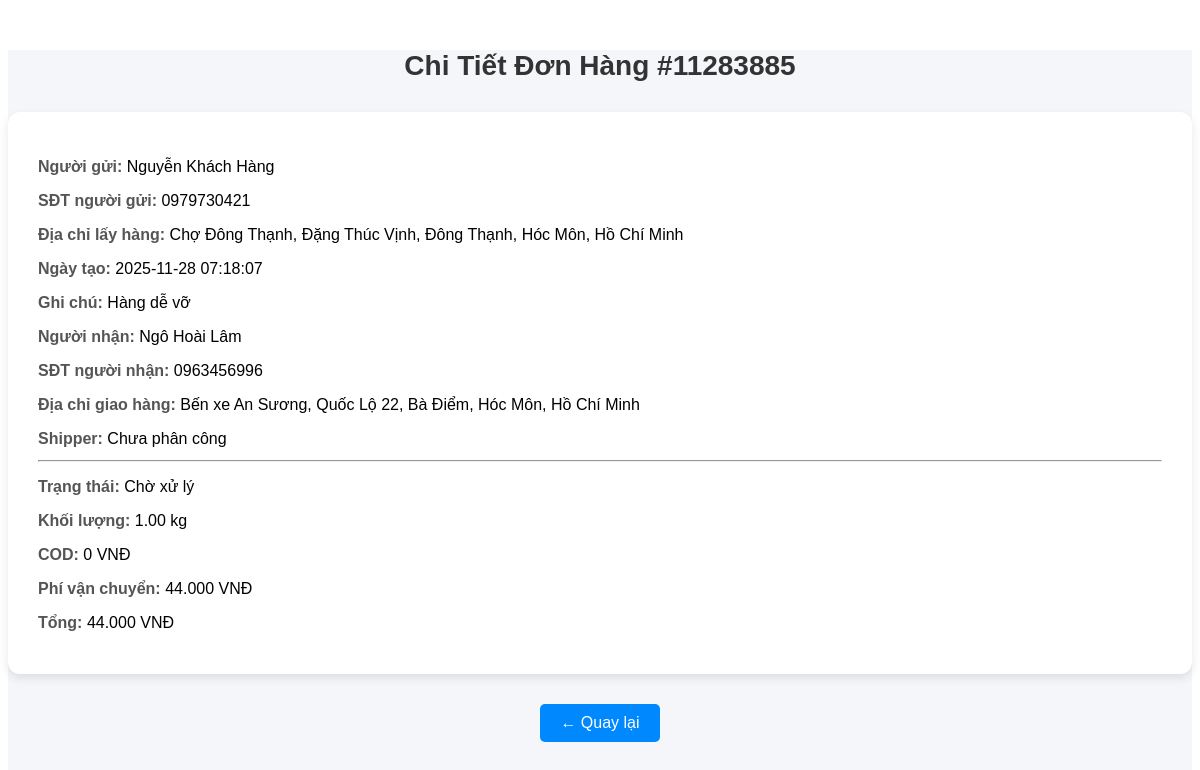
The page /views/order_detail/index.php?id=11283885 on the database its author committed.
### tables this page shows
CREATE TABLE `orders` (
  `ID` int(11) NOT NULL,
  `CustomerID` int(11) NOT NULL,
  `ShipperID` int(11) DEFAULT NULL,
  `Pick_up_address` varchar(255) NOT NULL,
  `Pick_up_lat` decimal(10,7) DEFAULT NULL,
  `Pick_up_lng` decimal(10,7) DEFAULT NULL,
  `Delivery_address` varchar(255) NOT NULL,
  `Delivery_lat` decimal(10,7) DEFAULT NULL,
  `Delivery_lng` decimal(10,7) DEFAULT NULL,
  `Recipient` varchar(100) DEFAULT NULL,
  `status` enum('pending','accepted','picked_up','in_transit','delivered','delivery_failed','cancelled') NOT NULL DEFAULT 'pending',
  `COD_amount` decimal(10,2) DEFAULT 0.00,
  `CODFee` decimal(10,2) DEFAULT 0.00,
  `Weight` decimal(10,2) DEFAULT NULL,
  `ShippingFee` decimal(10,2) DEFAULT 0.00,
  `Created_at` timestamp NOT NULL DEFAULT current_timestamp(),
  `Accepted_at` timestamp NULL DEFAULT NULL,
  `Note` varchar(255) DEFAULT NULL,
  `RecipientPhone` varchar(20) DEFAULT NULL,
  `hidden` int(11) NOT NULL DEFAULT 1,
  `is_rated` tinyint(1) NOT NULL DEFAULT 0,
  `fee_payer` enum('sender','receiver') NOT NULL DEFAULT 'sender',
  `PickUp_Photo_Path` varchar(255) DEFAULT NULL,
  `Delivery_Photo_Path` varchar(255) DEFAULT NULL,
  `distance` double NOT NULL DEFAULT 0
);

CREATE TABLE `users` (
  `ID` int(11) NOT NULL,
  `Username` varchar(255) NOT NULL,
  `Email` varchar(255) NOT NULL,
  `Password` varchar(255) NOT NULL,
  `PhoneNumber` varchar(255) NOT NULL,
  `Avatar` varchar(255) DEFAULT NULL,
  `Role` int(11) DEFAULT NULL,
  `account_status` enum('active','locked','pending') NOT NULL DEFAULT 'active',
  `rating` decimal(3,2) DEFAULT NULL CHECK (`rating` between 0.00 and 5.00),
  `Note` varchar(255) NOT NULL,
  `hidden` int(11) NOT NULL DEFAULT 1,
  `rating_count` int(11) NOT NULL DEFAULT 0,
  `rating_sum` int(11) NOT NULL DEFAULT 0,
  `created_at` timestamp NULL DEFAULT current_timestamp()
);

### models/mOrder.php (called while the page is built, shortened)
<?php
include_once("config/database.php");
class modelOrder{
    public function getOrderById($id) {
        $db = new clsKetNoi();
        $conn = $db->moKetNoi();
        $stmt = $conn->prepare("
            SELECT o.*,
                   u.Username AS FullName,
                   u.PhoneNumber,
                   u.Email AS CustomerEmail,
                   s.Username AS ShipperName
            FROM orders o
            JOIN users u ON o.CustomerID = u.ID
            LEFT JOIN users s ON o.ShipperID = s.ID
            WHERE o.ID = ?
        ");
        $stmt->bind_param("i", $id);
        $stmt->execute();
        $result = $stmt->get_result();
        $order = null;
        if ($result && $result->num_rows > 0) {
            $order = $result->fetch_assoc();
        }
        return $order;
    }
}
?>

### controllers/cOrder.php (called while the page is built, shortened)
<?php
include_once("models/mOrder.php");
class controlOrder {
    public function getOrderById($id) {
        $p = new modelOrder();
        return $p->getOrderById($id);
    }
}

### config/database.php (called while the page is built, shortened)
<?php
    class clsKetNoi {
        public function __construct() {
            $hostName = $_SERVER['HTTP_HOST'];
        }
    }

### views/order_detail/index.php (the view, shortened to what this page needs)
<?php
include_once('controllers/cOrder.php');
$p = new controlOrder();
function getStatusBadge($status) {
    $badgeClass = 'badge-secondary';
    $statusText = ucfirst($status);
    switch ($status) {
        case 'pending':
            $badgeClass = 'badge-warning'; $statusText = 'Chờ xử lý'; break;
    }
    return "<span class='badge {$badgeClass}'>{$statusText}</span>";
}
$orderDetail = null;
if (isset($_GET['id']) && is_numeric($_GET['id'])) {
    $id = $_GET['id'];
    $orderDetail = $p->getOrderById($id);
} else {
    echo "ID không hợp lệ!";
}
?>
<div id="order-detail-wrapper">
    <div class="container">
        <h3 class="title">Chi Tiết Đơn Hàng #<?= htmlspecialchars($_GET['id']) ?></h3>
        <?php if (!empty($orderDetail)): ?>
            <div class="box">
                <div class="row">
                    <div class="col-md-6">
                        <p><span class="label">Người gửi:</span> <?= htmlspecialchars($orderDetail['FullName']) ?></p>
                        <p><span class="label">SĐT người gửi:</span> <?= htmlspecialchars($orderDetail['PhoneNumber'] ?? 'N/A') ?></p>
                        <p><span class="label">Địa chỉ lấy hàng:</span> <?= htmlspecialchars($orderDetail['Pick_up_address']) ?></p>
                        <p><span class="label">Ngày tạo:</span> <?= htmlspecialchars($orderDetail['Created_at']) ?></p>
                        <p><span class="label">Ghi chú:</span> <?= htmlspecialchars($orderDetail['Note'] ?? 'Không có ghi chú') ?></p>
                    </div>
                    <div class="col-md-6">
                        <p><span class="label">Người nhận:</span> <?= htmlspecialchars($orderDetail['Recipient']) ?></p>
                        <p><span class="label">SĐT người nhận:</span> <?= htmlspecialchars($orderDetail['RecipientPhone']) ?></p>
                        <p><span class="label">Địa chỉ giao hàng:</span> <?= htmlspecialchars($orderDetail['Delivery_address']) ?></p>
                        <p><span class="label">Shipper:</span> <?= htmlspecialchars($orderDetail['ShipperName'] ?? 'Chưa phân công') ?></p>
                    </div>
                </div>
                <hr>
                <div class="row mt-3">
                    <div class="col-md-4">
                        <p><span class="label">Trạng thái:</span>
                            <?php echo getStatusBadge($orderDetail['status'] ?? 'N/A');?>
                        </p>
                    </div>
                    <div class="col-md-4">
                        <p><span class="label">Khối lượng:</span> <?= htmlspecialchars($orderDetail['Weight']) ?> kg</p>
                    </div>
                    <div class="col-md-4">
                        <p><span class="label">COD:</span> <?= number_format($orderDetail['COD_amount'], 0, ',', '.') ?> VNĐ</p>
                        <p><span class="label">Phí vận chuyển:</span> <?= number_format($orderDetail['ShippingFee'], 0, ',', '.') ?> VNĐ</p>
                        <p><span class="label">Tổng:</span> <?= number_format($orderDetail['ShippingFee'] + $orderDetail['COD_amount'], 0, ',', '.') ?> VNĐ</p>
                    </div>
                </div>
            </div>
        </div> <?php if (isset($_SESSION['role']) && $_SESSION['role'] == 6): ?>
        <div class="button-group">
            </div>
    <?php endif; ?>
        <?php else: ?>
            <div class="alert alert-danger">
                Không tìm thấy thông tin đơn hàng!
            </div>
        <?php endif; ?>
        <a href="javascript:history.back()" class="back-btn">← Quay lại</a>
    </div>

### views/order_detail/index.php (style rules this page uses)
#order-detail-wrapper { font-family: 'Arial', sans-serif; background-color: #f4f6f9; margin-top: 50px; padding-bottom: 30px; }
#order-detail-wrapper .title { font-size: 28px; font-weight: bold; margin-bottom: 30px; color: #333; text-align: center; }
#order-detail-wrapper .box { padding: 30px; border-radius: 12px; background-color: #ffffff; box-shadow: 0 4px 10px rgba(0, 0, 0, 0.1); margin-bottom: 30px; }
#order-detail-wrapper .label { font-weight: bold; color: #555; }
#order-detail-wrapper .row p { font-size: 16px; margin-bottom: 12px; }
#order-detail-wrapper .back-btn { display: block; padding: 10px 20px; background-color: rgb(0, 136, 255); color: white; border-radius: 5px; text-decoration: none; transition: background-color 0.3s ease; width: fit-content; margin: 20px auto 0; }

### rows shown on the page
orders: CustomerID.Username "Nguyễn Khách Hàng", CustomerID.PhoneNumber "0979730421", Pick_up_address "Chợ Đông Thạnh, Đặng Thúc Vịnh, Đông Thạnh, Hóc Môn, Hồ Chí Minh", Created_at "2025-11-28 07:18:07", Note "Hàng dễ vỡ", Recipient "Ngô Hoài Lâm", RecipientPhone "0963456996", Delivery_address "Bến xe An Sương, Quốc Lộ 22, Bà Điểm, Hóc Môn, Hồ Chí Minh", status "Chờ xử lý", Weight "1.00", COD_amount "0", ShippingFee "44.000", $orderDetail['ShippingFee'] + $orderDetail['COD_amount'] "44.000"

### other values the page prints
$_GET['id'] "11283885"
$orderDetail['ShipperName'] "Chưa phân công"
